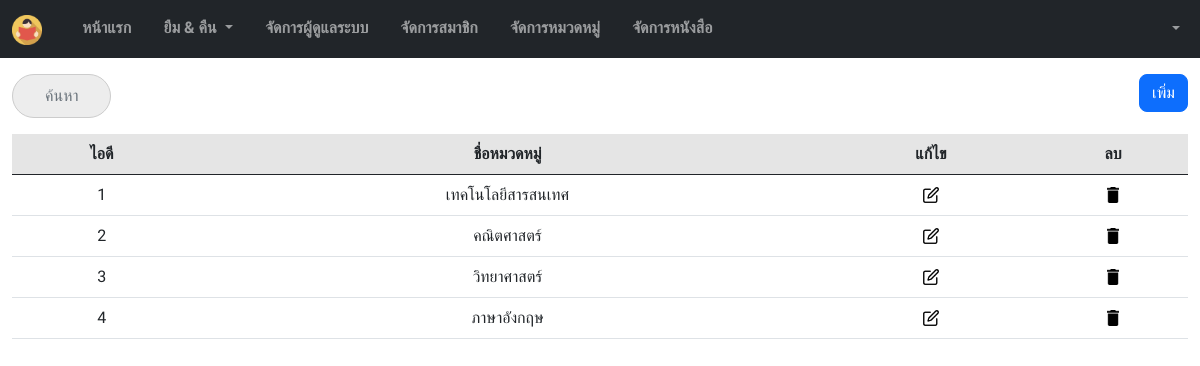
The app's page /admin/list_cate.php with its own data.
### tables this page shows
CREATE TABLE `lib_category` (
  `c_id` int(11) NOT NULL,
  `c_name` varchar(100) NOT NULL
);

### admin/list_cate_db.php (the view, shortened to what this page needs)
<?php
    include('../conn.php');
    $sql = "SELECT * FROM lib_category ORDER BY c_id ASC";
    $result = mysqli_query($con, $sql) or die ("Error in query: $sql" . mysqli_error());
?>
<table class="table table-hover">
    <thead>
        <tr class="table table-active" align="center">
            <th>ไอดี</th>
            <th>ชื่อหมวดหมู่</th>
            <th>แก้ไข</th>
            <th>ลบ</th>
        </tr>
    </thead>
    <?php foreach($result as $row) { ?>
        <tr align="center">
            <td><?php echo $row['c_id']; ?></td>
            <td><?php echo $row['c_name']; ?></td>
            <td><a href="cate_db.php?c_id=<?php echo $row['c_id'];?>" data-bs-toggle="modal" data-bs-target="#update<?php echo $row['c_id'];?>"><img src="../img/logo/edit.png" height="16" id="hover"></a></td>
            <td><a href="cate_db.php?c_id=<?php echo $row['c_id'];?>" data-bs-toggle="modal" data-bs-target="#delete<?php echo $row['c_id'];?>"><img src="../img/logo/delete.png" height="16" id="hover"></a></td>
        </tr>
    <?php } ?>
</table>

### css/style.css (style rules this page uses)
body { font-family: 'Mali', cursive; }

### css/custom.css (style rules this page uses)
img { transition: .5s; }

### records on screen
lib_category: c_id "1", c_name "เทคโนโลยีสารสนเทศ"
lib_category: c_id "2", c_name "คณิตศาสตร์"
lib_category: c_id "3", c_name "วิทยาศาสตร์"
lib_category: c_id "4", c_name "ภาษาอังกฤษ"
